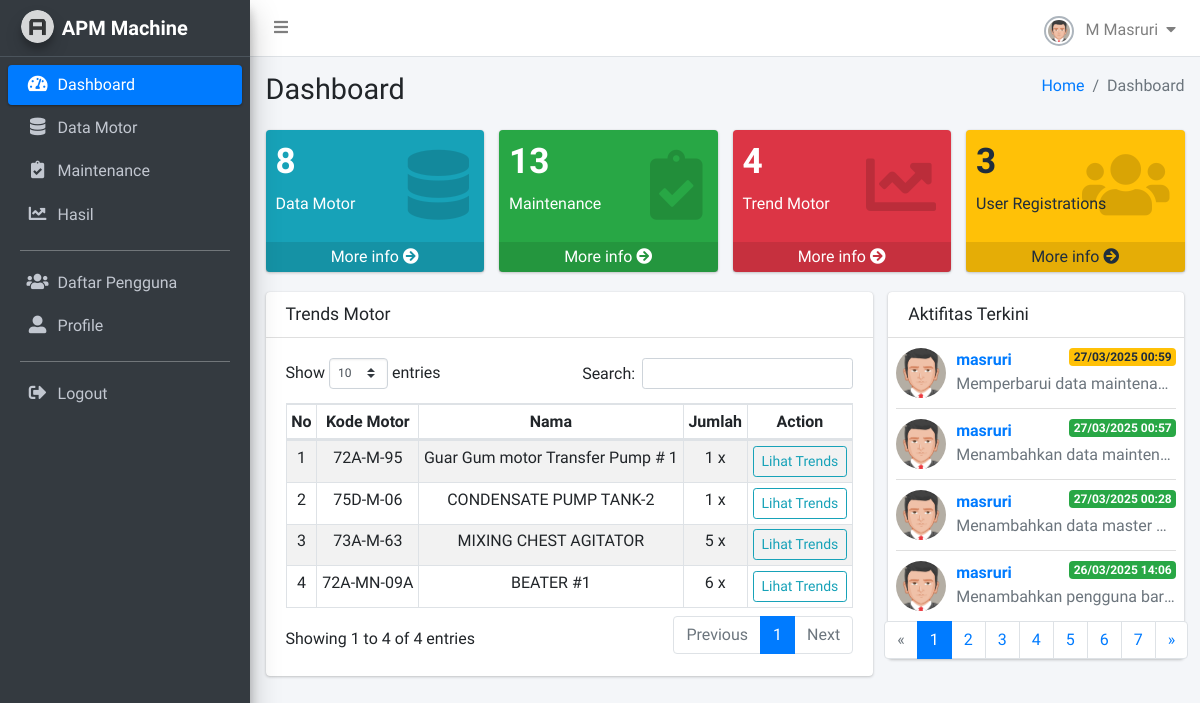
Page /apm-machine/dashboard/ (signed in) on the earlier database version.
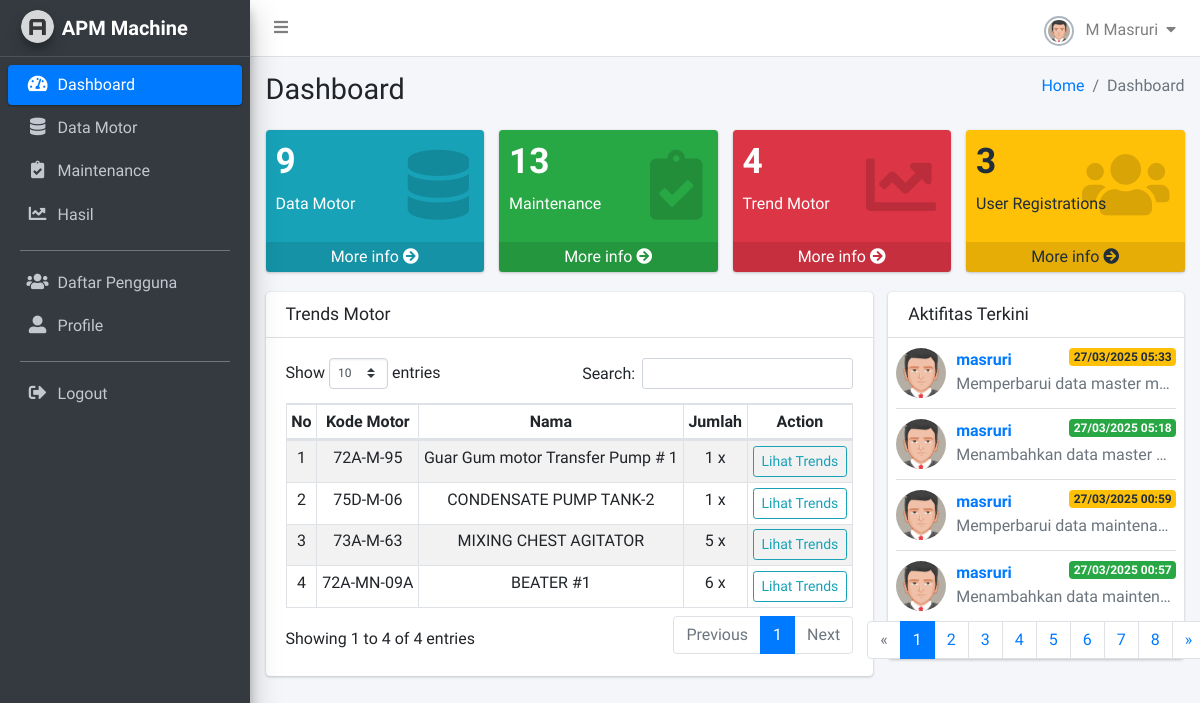
Same page on the later database version.
### monitoring/models.py (models this page shows, shortened)
class Motor(models.Model):
    tag_number = models.CharField(_("Tag No"), max_length=50, unique=True)
    name = models.CharField(_("Motor Name"), max_length=100, null=True, blank=True)
    output = models.FloatField(_("Output"), help_text='Daya dalam KW', null=True, blank=True)
    voltage = models.FloatField(_("Voltage"), help_text='Tegangan dalam Volt', null=True, blank=True)
    starter_type = models.CharField(_("Starter Type"), max_length=50, null=True, blank=True)
    set_ol = models.FloatField(_("SET OL"), null=True, blank=True)
    input = models.FloatField(_("Input"), help_text='Arus dalam Ampere', null=True, blank=True)
    speed = models.FloatField(_("Speed"), help_text='RPM', null=True, blank=True)
    frek = models.FloatField(_("FREK/WEN/CY/HZ"), null=True, blank=True)
    frame = models.CharField(_("Frame"), max_length=50, null=True, blank=True)
    foundation_type = models.CharField(_("Fondation Type"), max_length=50, help_text='Rigid atau Flexible', null=True, blank=True)
    class_type = models.CharField(_("Class Type"), max_length=50, help_text='Kelas 2 atau 3', null=True, blank=True)
    created_at = models.DateTimeField(auto_now_add=True, verbose_name="Dibuat Pada")
    class Meta:
        verbose_name = "Motor"
        verbose_name_plural = "Daftar Motor"

class LogActivity(models.Model):
    user = models.ForeignKey(User, on_delete=models.CASCADE)
    action = models.CharField(max_length=100)
    description = models.TextField()
    timestamp = models.DateTimeField(auto_now_add=True)
    class Meta:
        verbose_name = "Logs Activity"
        verbose_name_plural = "Logs Aktifitas Pengguna"

### monitoring/views/dashboards.py (the view)
# urls.py: path('dashboard/', dashboard, name='dashboard'),
@login_required(login_url='login')
def dashboard(request):
    motors = Motor.objects.all()
    maintenances = Maintenance.objects.all()
    users = User.objects.all()
    logs_list = LogActivity.objects.all().order_by('-timestamp')
    paginator = Paginator(logs_list, 4)
    page_number = request.GET.get('page')
    logs = paginator.get_page(page_number)
    trends = motors.annotate(
        total_trend=Count('maintenance'),
        last_created=Max('maintenance__created_at')
    ).filter(total_trend__gt=0).order_by('-last_created')
    context = {
        'motors' : motors,
        'maintenances': maintenances,
        'users': users,
        'logs': logs,
        'trends': trends
    }
    return render(request, 'dashboard.html', context)

### templates/dashboard.html (shortened to what the changed rows need)
{% load static %}
<!DOCTYPE html>
<html lang="en">
<head>
    <link rel="stylesheet" href="{% static 'plugins/fontawesome-free/css/all.min.css' %}">
    <link rel='stylesheet' href='https://cdnjs.cloudflare.com/ajax/libs/font-awesome/4.0.3/css/font-awesome.css'>
    <link rel="stylesheet" href="{% static 'plugins/datatables-bs4/css/dataTables.bootstrap4.min.css' %}">
    <link rel="stylesheet" href="{% static 'plugins/datatables-responsive/css/responsive.bootstrap4.min.css' %}">
    <link rel="stylesheet" href="{% static 'plugins/sweetalert2-theme-bootstrap-4/bootstrap-4.min.css' %}">
    <link rel="stylesheet" href="{% static 'plugins/toastr/toastr.min.css' %}">
    <link rel="stylesheet" href="{% static 'dist/css/adminlte.min.css' %}">
</head>
<body class="hold-transition sidebar-mini layout-fixed layout-navbar-fixed layout-footer-fixed">
    <div class="wrapper">
        <div class="content-wrapper">
            <div class="content-header">
            <div class="container-fluid">
                <div class="row mb-2">
                <div class="col-sm-6">
                    <h1 class="m-0">Dashboard</h1>
                </div>
                </div>
            </div>
            </div>
            <section class="content">
                <div class="container-fluid">
                    <div class="row">
                        <div class="col-lg-3 col-6">
                            <div class="small-box bg-info">
                            <div class="inner">
                                <h3>{{motors.count}}</h3>
                                <p>Data Motor</p>
                            </div>
                            </div>
                        </div>
                    </div>
                    <div class="row">
                        <div class="col-md-8">
                            <div class="card">
                            <div class="card-body">
                                <table id="tbtrendmotor" class="table table-sm table-bordered table-striped text-center">
                                    <thead>
                                    <tr>
                                        <th>No</th>
                                        <th>Kode Motor</th>
                                        <th>Nama</th>
                                        <th>Jumlah</th>
                                        <th>Action</th>
                                    </tr>
                                    </thead>
                                    <tbody>
                                        {% for m in trends %}
                                        <tr>
                                            <td>{{forloop.counter}}</td>
                                            <td>{{m.tag_number}}</td>
                                            <td>{{m.name}}</td>
                                            <td>{{m.total_trend}} x</td>
                                            <td>
                                                <a href="{% url 'motor_trend' m.id %}" class="btn btn-outline-info btn-sm"> Lihat Trends </a>
                                            </td>
                                        </tr>
                                        {% endfor %}
                                    </tbody>
                                </table>
                            </div>
                            </div>
                        </div>
                        <div class="col-md-4">
                            <div class="card">
                                <div class="card-body p-0">
                                    <ul class="products-list product-list-in-card pl-2 pr-2">
                                    {% for l in logs %}
                                    <li class="item">
                                        <div class="product-img">
                                        <img src="{% static 'dist/img/user.jpg' %}" alt="Product Image" class="img-fluid img-circle">
                                        </div>
                                        <div class="product-info">
                                        <a class="product-title">{{l.user}}
                                            <span class="badge
                                            {% if l.action == "Add" %}
                                            badge-success
                                            {% elif l.action == "Change" %}
                                            badge-warning
                                            {% else %}
                                            badge-danger
                                            {% endif %}
                                            float-right">{{l.timestamp|date:'d/m/Y H:i'}}</span></a>
                                        <span class="product-description">
                                            {{l.description}}
                                        </span>
                                        </div>
                                    </li>
                                    {% empty %}
                                    <p class="text-center">Tidak ada aktivitas.</p>
                                    {% endfor %}
                                    {% if logs.has_other_pages %}
                                    <nav>
                                        <ul class="pagination justify-content-center">
                                            {% for num in logs.paginator.page_range %}
                                            <li class="page-item {% if logs.number == num %}active{% endif %}">
                                                <a class="page-link" href="?page={{ num }}">{{ num }}</a>
                                            </li>
                                            {% endfor %}
                                        </ul>
                                    </nav>
                                    {% endif %}
                                    </ul>
                                </div>
                            </div>
                        </div>
                    </div>
                </div>
            </section>
        </div>
    </div>
</body>
</html>

Differences in the rows shown:
no longer on this page (row unchanged): LogActivity: user "masruri", timestamp "27/03/2025 00:28", description "Menambahkan data master…"
no longer on this page (row unchanged): LogActivity: user "masruri", timestamp "26/03/2025 14:06", description "Menambahkan pengguna bar…"
added LogActivity: user "masruri", timestamp "27/03/2025 05:33", description "Memperbarui data master m…", action "Change" (drawn)
added LogActivity: user "masruri", timestamp "27/03/2025 05:18", description "Menambahkan data master…"
Other differences:
{{ motors.count }}: "8" → "9"
new list line: "8"
